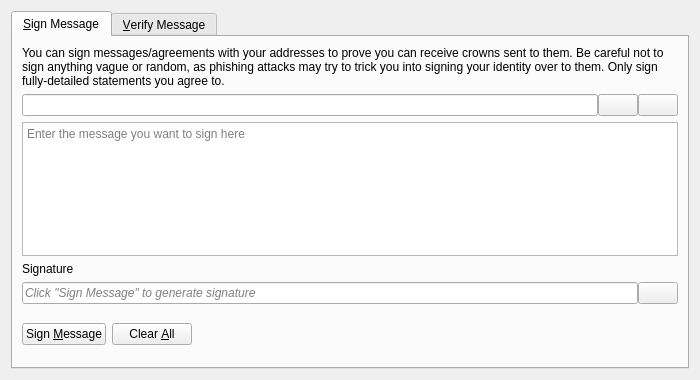
<?xml version="1.0" encoding="UTF-8"?>
<ui version="4.0">
 <class>SignVerifyMessageDialog</class>
 <widget class="QDialog" name="SignVerifyMessageDialog">
  <property name="geometry">
   <rect>
    <x>0</x>
    <y>0</y>
    <width>700</width>
    <height>380</height>
   </rect>
  </property>
  <property name="windowTitle">
   <string>Signatures - Sign / Verify a Message</string>
  </property>
  <property name="modal">
   <bool>true</bool>
  </property>
  <layout class="QVBoxLayout" name="verticalLayout">
   <item>
    <widget class="QTabWidget" name="tabWidget">
     <property name="currentIndex">
      <number>0</number>
     </property>
     <widget class="QWidget" name="tabSignMessage">
      <attribute name="title">
       <string>&amp;Sign Message</string>
      </attribute>
      <layout class="QVBoxLayout" name="verticalLayout_SM">
       <item>
        <widget class="QLabel" name="infoLabel_SM">
         <property name="text">
          <string>You can sign messages/agreements with your addresses to prove you can receive crowns sent to them. Be careful not to sign anything vague or random, as phishing attacks may try to trick you into signing your identity over to them. Only sign fully-detailed statements you agree to.</string>
         </property>
         <property name="textFormat">
          <enum>Qt::PlainText</enum>
         </property>
         <property name="wordWrap">
          <bool>true</bool>
         </property>
        </widget>
       </item>
       <item>
        <layout class="QHBoxLayout" name="horizontalLayout_1_SM">
         <property name="spacing">
          <number>0</number>
         </property>
         <item>
          <widget class="QValidatedLineEdit" name="addressIn_SM">
           <property name="toolTip">
            <string>The Crown address to sign the message with</string>
           </property>
          </widget>
         </item>
         <item>
          <widget class="QPushButton" name="addressBookButton_SM">
           <property name="toolTip">
            <string>Choose previously used address</string>
           </property>
           <property name="text">
            <string/>
           </property>
           <property name="icon">
            <iconset resource="../crown.qrc">
             <normaloff>:/icons/address-book</normaloff>:/icons/address-book</iconset>
           </property>
           <property name="shortcut">
            <string>Alt+A</string>
           </property>
           <property name="autoDefault">
            <bool>false</bool>
           </property>
          </widget>
         </item>
         <item>
          <widget class="QPushButton" name="pasteButton_SM">
           <property name="toolTip">
            <string>Paste address from clipboard</string>
           </property>
           <property name="text">
            <string/>
           </property>
           <property name="icon">
            <iconset resource="../crown.qrc">
             <normaloff>:/icons/editpaste</normaloff>:/icons/editpaste</iconset>
           </property>
           <property name="shortcut">
            <string>Alt+P</string>
           </property>
           <property name="autoDefault">
            <bool>false</bool>
           </property>
          </widget>
         </item>
        </layout>
       </item>
       <item>
        <widget class="QPlainTextEdit" name="messageIn_SM">
         <property name="toolTip">
          <string>Enter the message you want to sign here</string>
         </property>
         <property name="placeholderText">
          <string>Enter the message you want to sign here</string>
         </property>
        </widget>
       </item>
       <item>
        <widget class="QLabel" name="signatureLabel_SM">
         <property name="text">
          <string>Signature</string>
         </property>
         <property name="textFormat">
          <enum>Qt::PlainText</enum>
         </property>
        </widget>
       </item>
       <item>
        <layout class="QHBoxLayout" name="horizontalLayout_2_SM">
         <property name="spacing">
          <number>0</number>
         </property>
         <item>
          <widget class="QLineEdit" name="signatureOut_SM">
           <property name="placeholderText">
            <string>Click "Sign Message" to generate signature</string>
           </property>
           <property name="font">
            <font>
             <italic>true</italic>
            </font>
           </property>
           <property name="readOnly">
            <bool>true</bool>
           </property>
          </widget>
         </item>
         <item>
          <widget class="QPushButton" name="copySignatureButton_SM">
           <property name="toolTip">
            <string>Copy the current signature to the system clipboard</string>
           </property>
           <property name="text">
            <string/>
           </property>
           <property name="icon">
            <iconset resource="../crown.qrc">
             <normaloff>:/icons/editcopy</normaloff>:/icons/editcopy</iconset>
           </property>
           <property name="autoDefault">
            <bool>false</bool>
           </property>
          </widget>
         </item>
        </layout>
       </item>
       <item>
        <layout class="QHBoxLayout" name="horizontalLayout_3_SM">
         <item>
          <widget class="QPushButton" name="signMessageButton_SM">
           <property name="toolTip">
            <string>Sign the message to prove you own this Crown address</string>
           </property>
           <property name="text">
            <string>Sign &amp;Message</string>
           </property>
           <property name="icon">
            <iconset resource="../crown.qrc">
             <normaloff>:/icons/edit</normaloff>:/icons/edit</iconset>
           </property>
           <property name="autoDefault">
            <bool>false</bool>
           </property>
          </widget>
         </item>
         <item>
          <widget class="QPushButton" name="clearButton_SM">
           <property name="toolTip">
            <string>Reset all sign message fields</string>
           </property>
           <property name="text">
            <string>Clear &amp;All</string>
           </property>
           <property name="icon">
            <iconset resource="../crown.qrc">
             <normaloff>:/icons/remove</normaloff>:/icons/remove</iconset>
           </property>
           <property name="autoDefault">
            <bool>false</bool>
           </property>
          </widget>
         </item>
         <item>
          <spacer name="horizontalSpacer_1_SM">
           <property name="orientation">
            <enum>Qt::Horizontal</enum>
           </property>
           <property name="sizeHint" stdset="0">
            <size>
             <width>40</width>
             <height>48</height>
            </size>
           </property>
          </spacer>
         </item>
         <item>
          <widget class="QLabel" name="statusLabel_SM">
           <property name="font">
            <font>
             <weight>75</weight>
             <bold>true</bold>
            </font>
           </property>
           <property name="text">
            <string/>
           </property>
           <property name="wordWrap">
            <bool>true</bool>
           </property>
          </widget>
         </item>
         <item>
          <spacer name="horizontalSpacer_2_SM">
           <property name="orientation">
            <enum>Qt::Horizontal</enum>
           </property>
           <property name="sizeHint" stdset="0">
            <size>
             <width>40</width>
             <height>48</height>
            </size>
           </property>
          </spacer>
         </item>
        </layout>
       </item>
      </layout>
     </widget>
     <widget class="QWidget" name="tabVerifyMessage">
      <attribute name="title">
       <string>&amp;Verify Message</string>
      </attribute>
      <layout class="QVBoxLayout" name="verticalLayout_VM">
       <item>
        <widget class="QLabel" name="infoLabel_VM">
         <property name="text">
          <string>Enter the receiver's address, message (ensure you copy line breaks, spaces, tabs, etc. exactly) and signature below to verify the message. Be careful not to read more into the signature than what is in the signed message itself, to avoid being tricked by a man-in-the-middle attack. Note that this only proves the signing party receives with the address, it cannot prove sendership of any transaction!</string>
         </property>
         <property name="textFormat">
          <enum>Qt::PlainText</enum>
         </property>
         <property name="alignment">
          <set>Qt::AlignLeading|Qt::AlignLeft|Qt::AlignTop</set>
         </property>
         <property name="wordWrap">
          <bool>true</bool>
         </property>
        </widget>
       </item>
       <item>
        <layout class="QHBoxLayout" name="horizontalLayout_1_VM">
         <property name="spacing">
          <number>0</number>
         </property>
         <item>
          <widget class="QValidatedLineEdit" name="addressIn_VM">
           <property name="toolTip">
            <string>The Crown address the message was signed with</string>
           </property>
          </widget>
         </item>
         <item>
          <widget class="QPushButton" name="addressBookButton_VM">
           <property name="toolTip">
            <string>Choose previously used address</string>
           </property>
           <property name="text">
            <string/>
           </property>
           <property name="icon">
            <iconset resource="../crown.qrc">
             <normaloff>:/icons/address-book</normaloff>:/icons/address-book</iconset>
           </property>
           <property name="shortcut">
            <string>Alt+A</string>
           </property>
           <property name="autoDefault">
            <bool>false</bool>
           </property>
          </widget>
         </item>
        </layout>
       </item>
       <item>
        <widget class="QPlainTextEdit" name="messageIn_VM">
          <property name="toolTip">
            <string>The signed message to verify</string>
          </property>
          <property name="placeholderText">
            <string>The signed message to verify</string>
          </property>
        </widget>
       </item>
       <item>
        <widget class="QValidatedLineEdit" name="signatureIn_VM">
          <property name="toolTip">
            <string>The signature given when the message was signed</string>
          </property>
          <property name="placeholderText">
            <string>The signature given when the message was signed</string>
          </property>
        </widget>
       </item>
       <item>
        <layout class="QHBoxLayout" name="horizontalLayout_2_VM">
         <item>
          <widget class="QPushButton" name="verifyMessageButton_VM">
           <property name="toolTip">
            <string>Verify the message to ensure it was signed with the specified Crown address</string>
           </property>
           <property name="text">
            <string>Verify &amp;Message</string>
           </property>
           <property name="icon">
            <iconset resource="../crown.qrc">
             <normaloff>:/icons/transaction_0</normaloff>:/icons/transaction_0</iconset>
           </property>
           <property name="autoDefault">
            <bool>false</bool>
           </property>
          </widget>
         </item>
         <item>
          <widget class="QPushButton" name="clearButton_VM">
           <property name="toolTip">
            <string>Reset all verify message fields</string>
           </property>
           <property name="text">
            <string>Clear &amp;All</string>
           </property>
           <property name="icon">
            <iconset resource="../crown.qrc">
             <normaloff>:/icons/remove</normaloff>:/icons/remove</iconset>
           </property>
           <property name="autoDefault">
            <bool>false</bool>
           </property>
          </widget>
         </item>
         <item>
          <spacer name="horizontalSpacer_1_VM">
           <property name="orientation">
            <enum>Qt::Horizontal</enum>
           </property>
           <property name="sizeHint" stdset="0">
            <size>
             <width>40</width>
             <height>48</height>
            </size>
           </property>
          </spacer>
         </item>
         <item>
          <widget class="QLabel" name="statusLabel_VM">
           <property name="font">
            <font>
             <weight>75</weight>
             <bold>true</bold>
            </font>
           </property>
           <property name="text">
            <string/>
           </property>
           <property name="wordWrap">
            <bool>true</bool>
           </property>
          </widget>
         </item>
         <item>
          <spacer name="horizontalSpacer_2_VM">
           <property name="orientation">
            <enum>Qt::Horizontal</enum>
           </property>
           <property name="sizeHint" stdset="0">
            <size>
             <width>40</width>
             <height>48</height>
            </size>
           </property>
          </spacer>
         </item>
        </layout>
       </item>
      </layout>
     </widget>
    </widget>
   </item>
  </layout>
 </widget>
 <customwidgets>
  <customwidget>
   <class>QValidatedLineEdit</class>
   <extends>QLineEdit</extends>
   <header>qt/qvalidatedlineedit.h</header>
  </customwidget>
 </customwidgets>
 <resources>
  <include location="../crown.qrc"/>
 </resources>
 <connections/>
</ui>
